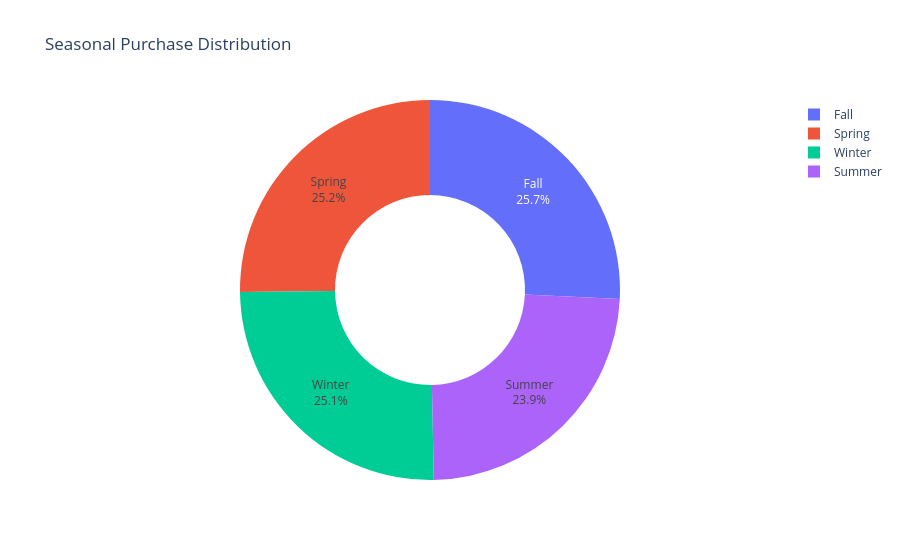

Notebook cell for this chart:
### Code cell
#5 Donut Chart – Purchase Amount by Season
season_sum = df.groupby('Season', as_index=False)['Purchase Amount (USD)'].sum()
donut_fig = px.pie(
    season_sum, names='Season', values='Purchase Amount (USD)',
    hole=0.5, title='Seasonal Purchase Distribution'
)
donut_fig.update_traces(textinfo='percent+label')
donut_fig.show()

### Figure 1 — Plotly figure (JSON) as saved in the notebook; plotly's stock layout.template omitted (floating-point values rounded to 4 significant figures)
{"data": [{"domain": {"x": [0, 1], "y": [0, 1]}, "hole": 0.5, "hovertemplate": "Season=%{label}<br>Purchase Amount (USD)=%{value}<extra></extra>", "labels": ["Fall", "Spring", "Summer", "Winter"], "legendgroup": "", "name": "", "showlegend": true, "textinfo": "percent+label", "type": "pie", "values": [60018, 58679, 55777, 58607]}], "layout": {"legend": {"tracegroupgap": 0}, "title": {"text": "Seasonal Purchase Distribution"}}}
